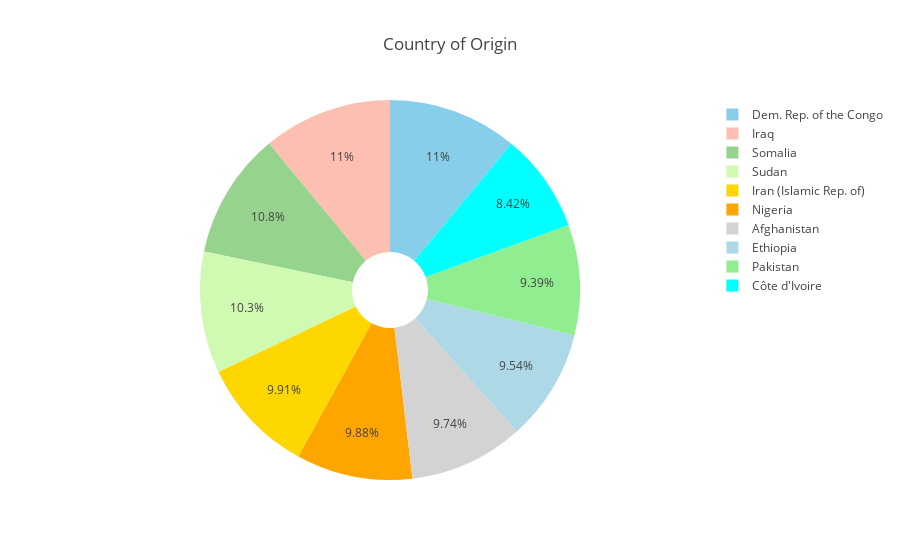

Notebook code cell kept with this figure:
### Code cell
dff = df['Origin'].value_counts()[:10]
label = dff.index
size = dff.values

colors = ['skyblue', '#FEBFB3', '#96D38C', '#D0F9B1', 'gold', 'orange', 'lightgrey', 
          'lightblue','lightgreen','aqua']
trace = go.Pie(labels=label, values=size, marker=dict(colors=colors),hole = .2)

data = [trace]
layout = go.Layout(
    title='Country of Origin'
)

fig = go.Figure(data=data, layout=layout)
py.iplot(fig)

### Figure 1 — Plotly figure (JSON) as saved in the notebook; plotly's stock layout.template omitted (floating-point values rounded to 4 significant figures)
{"data": [{"hole": 0.2, "labels": ["Dem. Rep. of the Congo", "Iraq", "Somalia", "Sudan", "Iran (Islamic Rep. of)", "Nigeria", "Afghanistan", "Ethiopia", "Pakistan", "Côte d'Ivoire"], "marker": {"colors": ["skyblue", "#FEBFB3", "#96D38C", "#D0F9B1", "gold", "orange", "lightgrey", "lightblue", "lightgreen", "aqua"]}, "type": "pie", "uid": "5a5b87e3-eb40-41c8-bf94-09b2d055a46e", "values": [1618, 1611, 1581, 1516, 1454, 1450, 1429, 1399, 1377, 1235]}], "layout": {"title": {"text": "Country of Origin"}}}
